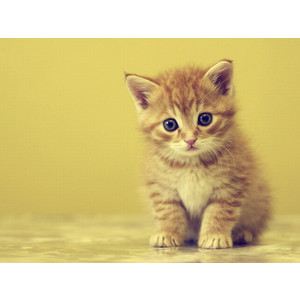
%> input picture cat.jpg, 300 x 300 px
$ octave FreqBubblePrototype.m   (GNU Octave 9; MATLAB toolbox functions it lacks are replaced by stand-ins)
%> lines starting %> are read from the running program, lines starting %| are printed output that depends on the picture
clear
clc
p=imread('cat.jpg');
%> p is the input picture: size 300x300x3 uint8; mean R, G, B 216.8, 200, 141.4
% r= p(:,:,1);
% g= p(:,:,2);
% b= p(:,:,3);
r=rgb2gray(p);
%r=p;
r_fft=fft2(r);

[x,y,z]=size(r);
%> x = 300; y = 300; z = 1
maxrd= sqrt(((x/2)^2)+((y/2)^2));
%> maxrd = 212.1
nBands= 5;
bandDist=[];
for i=1:nBands
    b= nthroot(((i)/(5/maxrd^12)),12);
    bandDist(i)=ceil(b);

end
%> after the loop, bandDist = [186 197 204 209 213]


%ringfilter
[xmat, ymat]= meshgrid(1:x, 1:y);
radiusIn=[0,bandDist(1),bandDist(2),bandDist(3),bandDist(4)];
%> radiusIn = [0 186 197 204 209]
radiusOut=[bandDist(1),bandDist(2),bandDist(3),bandDist(4), bandDist(5)];
%> radiusOut = [186 197 204 209 213]

center= [150 150];
dist= sqrt((xmat-center(1)).^2+(ymat-center(2)).^2);
ringList={};
for i=1:length(radiusIn)
    circIn=dist<=radiusIn(i);
    circOut=dist<=radiusOut(i);
    circOut=circOut==0;
    ring=circIn+circOut;
    ring=ring==0;
    ringList{i}=ring;
end
%Multiply
r_new_fft1=r_fft.*ringList{1};
r_new_fft2=r_fft.*ringList{2};
r_new_fft3=r_fft.*ringList{3};
r_new_fft4=r_fft.*ringList{4};
r_new_fft5=r_fft.*ringList{5};
% bla= r_new_fft1+r_new_fft2+r_new_fft3+r_new_fft4+r_new_fft5;

%transform Back
r_new1= ifft2(r_new_fft1);
r_new2= ifft2(r_new_fft2);
r_new3= ifft2(r_new_fft3);
r_new4= ifft2(r_new_fft4);
r_new5= ifft2(r_new_fft5);
% [21 lines of commented-out code are left out]
bandMask={};
for j=1:4
    amount=20;
    xLocations=zeros(1,amount);
    yLocations=zeros(1,amount);

    for i=1:amount
        xLocations(i)=randi(x);
        yLocations(i)=randi(y);
    end

    bandMask{1,j}=xLocations;
    bandMask{2,j}=yLocations;


end


sd=12;
x2 = 1:y;
x1 = 1:x;
[X1,X2] = meshgrid(x1,x2);
maskList={};
for j=1:4
    mask = zeros(y,x);
    for i = 1:amount
        mu=[bandMask{1,j}(i), bandMask{2,j}(i)];
        F = (1./sqrt(2.*pi.*sd)).*exp( -((((X1-mu(1)).^2)+((X2-mu(2)).^2)) ./ (sd.^2)));
        F=F./max(max(F));
        mask=mask+F;
    end
    mask(mask>1)=1;
    maskList{j}=mask;

end
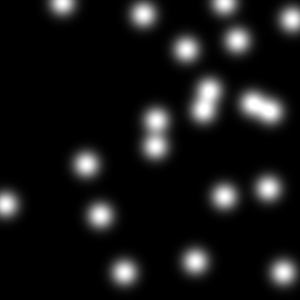
%> mask: size 300x300 double; min 3.59e-37, max 1, mean 0.0939


im1=double(real(r_new1))./255;
im2=double(real(r_new2))./255;
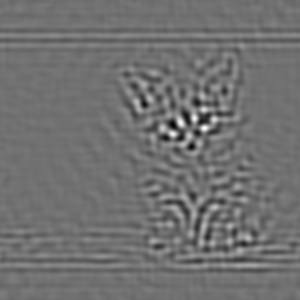
%> im2: size 300x300 double; min -0.21, max 0.262, mean -7.89e-20; drawn with min black and max white
im3=double(real(r_new3))./255;
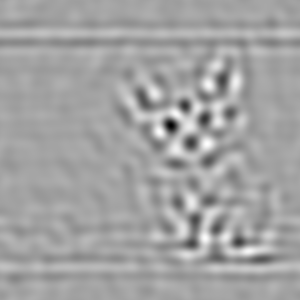
%> im3: size 300x300 double; min -0.33, max 0.186, mean -7.89e-20; drawn with min black and max white
im4=double(real(r_new4))./255;
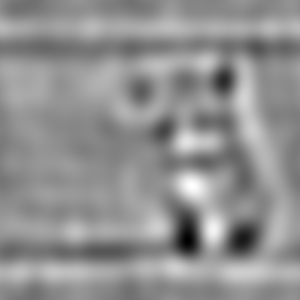
%> im4: size 300x300 double; min -0.29, max 0.219, mean 1.58e-19; drawn with min black and max white
im5=double(real(r_new5))./255;
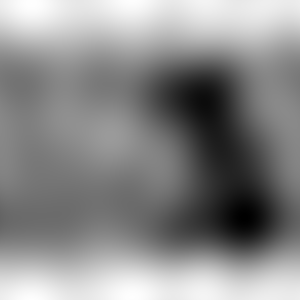
%> im5: size 300x300 double; min 0.443, max 1.06, mean 0.778; drawn with min black and max white

% normalizes the values of the underlying picture to be 0-1
%uses the mask as percentages for how much of the
%original image should be seen
stimulus=(im5)+(im2.* maskList{1})+(im3.* maskList{2})+(im4.* maskList{3})+(im1.* maskList{4}) ;
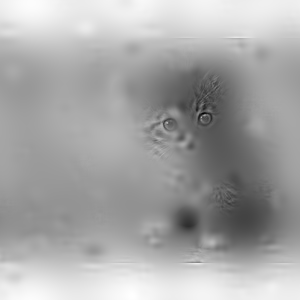
%> stimulus: size 300x300 double; min 0.218, max 1.07, mean 0.778; drawn with min black and max white
stimNorm=stimulus/max(max(stimulus)).*255;
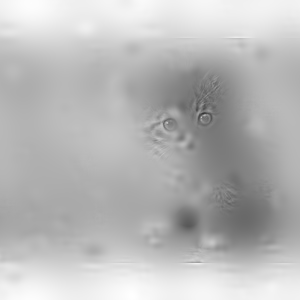
%> stimNorm: size 300x300 double; min 51.94, max 255, mean 185.4
stimulus=uint8(stimNorm);
%> stimulus: size 300x300 uint8
% figure(2)
imshow(stimulus)
